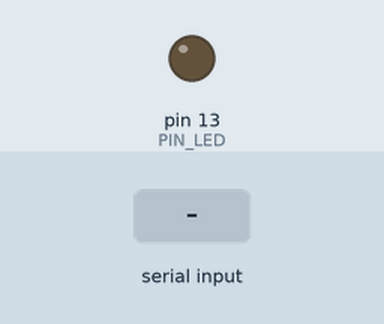
A sketch run on a simulated Arduino Uno, built with avr-gcc and run on an emulated ATmega328P. On the bench: output pins drawn as LEDs (lit = HIGH). Inputs (shaded band) come from the test bench.

Above: at 1.2 s.
1.3 s: "1" received over Serial
At 1.9 s:
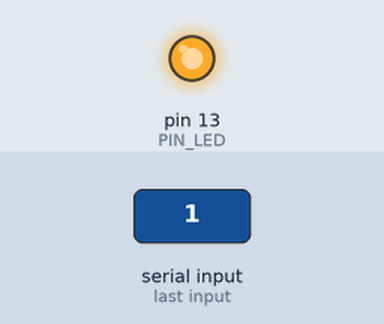
2.8 s: "0" received over Serial
At 4.2 s:
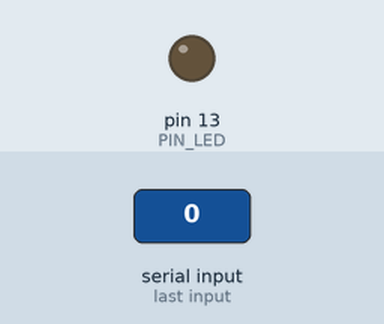
Timing chart, 0 to 5.8 s (numbered marks = the images above; inputs shaded):
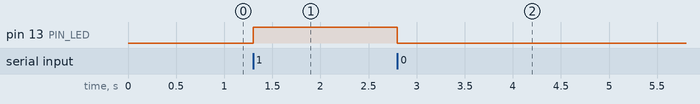

Measured:
- after the input at 1.3 s, pin 13 (PIN_LED): LOW → HIGH at once
- after the input at 2.8 s, pin 13 (PIN_LED): HIGH → LOW at once

The sketch:

serial_led.ino
```cpp
#define PIN_LED 13

char val = 0;

void setup(){
 	Serial.begin(9600);
	pinMode(PIN_LED, OUTPUT);
}

void loop(){
	if(Serial.available() > 0){
	    val = Serial.read();
	   if(val == '1'){
		digitalWrite(PIN_LED, HIGH);
	   }
	  if(val == '0'){
		digitalWrite(PIN_LED, LOW);
	   }
	}
}
```
